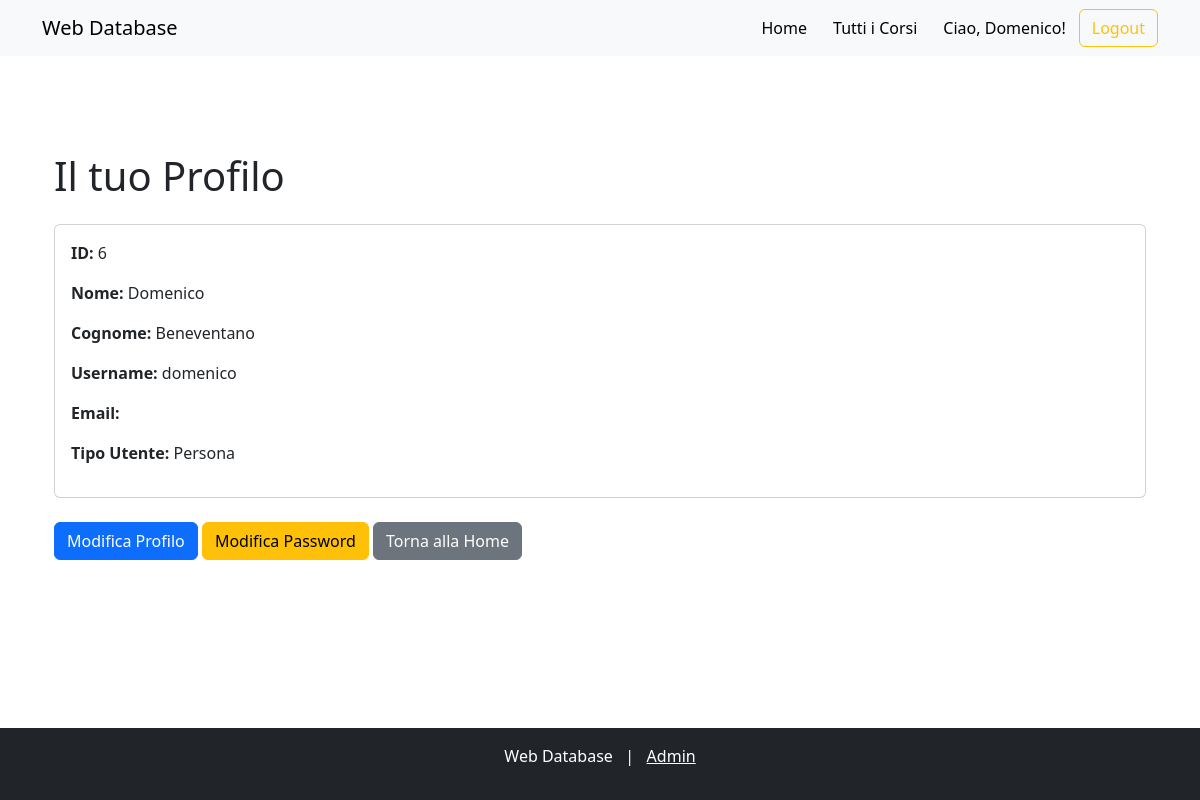
Page /userdetail/6/ (signed in) on the earlier database version.
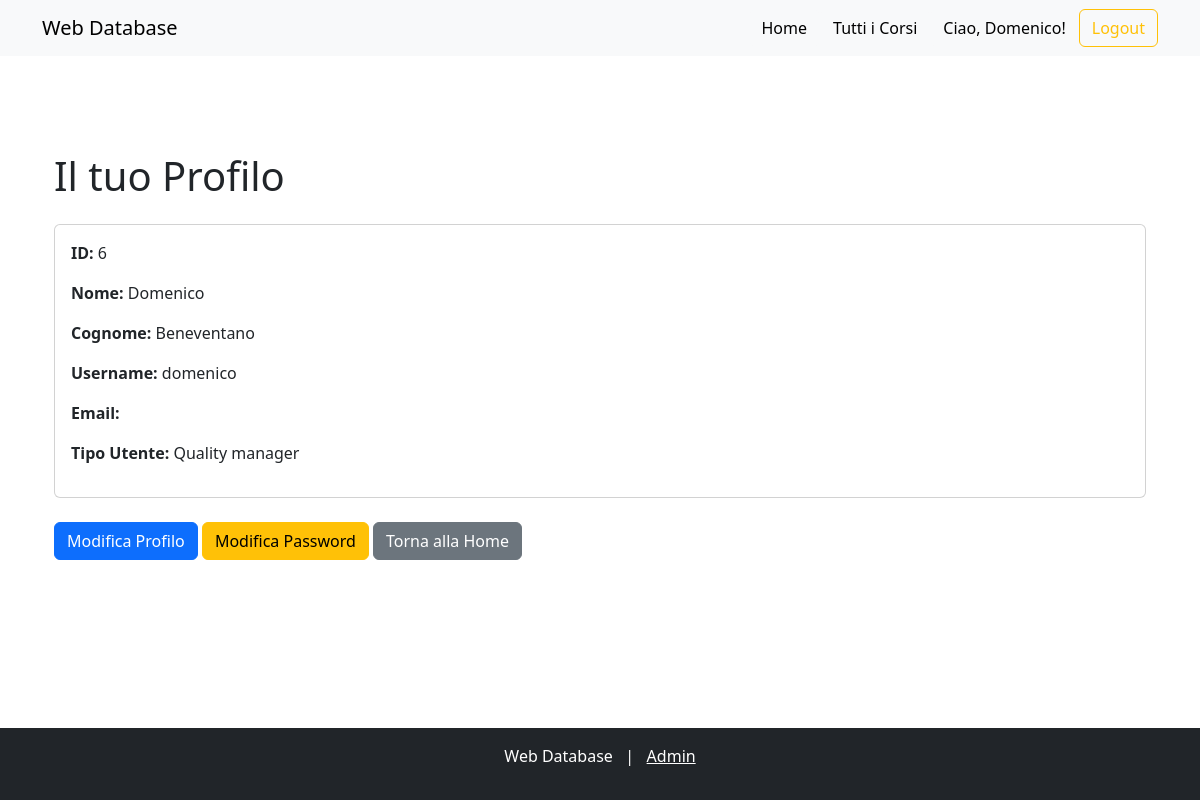
Same page on the later database version.
### web_app/models.py (models this page shows)
class CustomUser(AbstractUser):
    USER_TYPE_CHOICES = (
        ('person', 'Persona'),
        ('quality_manager', 'Quality Manager'),
    )
    user_type = models.CharField(max_length=20, choices=USER_TYPE_CHOICES)

### web_app/views.py (the view)
# urls.py: path('userdetail/<int:pk>/', views.CustomUserDetailView.as_view(), name='user_detail'),
class CustomUserDetailView(DetailView):
    model = CustomUser
    template_name = 'web_app/user_detail.html'

### web_app/templates/web_app/user_detail.html (shortened to what this page needs)
{% extends 'base.html' %}
{% block content %}
<div class="container mt-5">
    <h1 class="mb-4">Il tuo Profilo </h1>
    <div class="card">
        <div class="card-body">
            <p><strong>ID:</strong> {{ user.id }}</p>
            <p><strong>Nome:</strong> {{ user.first_name }}</p>
            <p><strong>Cognome:</strong> {{ user.last_name }}</p>
            <p><strong>Username:</strong> {{ user.username }}</p>
            <p><strong>Email:</strong> {{ user.email }}</p>
            {% if user.user_type == 'person' %}
            <p><strong>Tipo Utente:</strong> Persona</p>
            {% else %}
            <p><strong>Tipo Utente:</strong> Quality manager</p>
            {% endif %}
        </div>
    </div>
    <div class="mt-4">
        <a href="{% url 'user_update' user.id %}" class="btn btn-primary btn-block">Modifica Profilo</a>
        <a href="{% url 'password_change' user.id %}" class="btn btn-warning btn-block">Modifica Password</a>
        <a href="{% url 'home' %}" class="btn btn-secondary">Torna alla Home</a>
    </div>
</div>
{% endblock %}

### templates/base.html (shortened to what this page needs)
<!DOCTYPE html>
<html lang="it">
<head>
    <link href="https://cdn.jsdelivr.net/npm/bootstrap@5.3.0/dist/css/bootstrap.min.css" rel="stylesheet">
    <link rel="stylesheet" href="https://cdn.jsdelivr.net/npm/flatpickr/dist/themes/airbnb.css">
</head>
<body class="d-flex flex-column min-vh-100">
    <nav class="navbar navbar-expand-lg navbar-light bg-light">
        <div class="container">
            <a class="navbar-brand" href="{% url 'home' %}">Web Database</a>
            <div class="collapse navbar-collapse" id="navbarNav">
                <ul class="navbar-nav ms-auto">
                    <li class="nav-item">
                        <a class="btn btn-light" href="{% url 'home' %}">Home</a>
                    </li>
                    <li class="nav-item">
                        <a class="btn btn-light" href="{% url 'courses' %}">Tutti i Corsi</a>
                    </li>
                    {% if user.is_authenticated %}
                        <li class="nav-item">
                            <a class="btn btn-light" href="{% url 'user_detail' user.id %}">Ciao, {{ user.first_name }}!</a>
                        </li>
                        <li class="nav-item">
                            <form method="POST" action="{% url 'logout' %}"> {% csrf_token %}
                                <button type="submit" class="btn btn-outline-warning">Logout</button>
                            </form>
                        </li>
                    {% endif %}
                </ul>
            </div>
        </div>
    </nav>
    <main class="container my-5 flex-grow-1">
        {% block content %}
        {% endblock %}
    </main>
    <footer class="bg-dark text-white text-center py-3 mt-auto">
        <p>Web Database &nbsp; | &nbsp; <a href="http://localhost:8000/admin/" class="text-white">Admin</a></p>
    </footer>
</body>
</html>

### templates/base.html (style rules this page uses)
html, body { height: 100%; }

Differences in the rows shown:
changed CustomUser "Domenico": user_type "person" → "quality_manager" (drawn)
Other differences:
text no longer shown: "Persona"
text now shown: "Quality manager"
